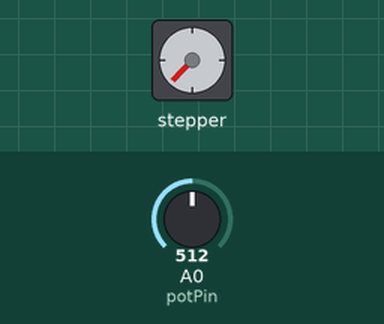
Recording of a sketch running on a simulated Arduino Uno, built with avr-gcc and run on an emulated ATmega328P. Parts: stepper motor. The test bench sets the inputs (shaded band); at power-on: A0 (potPin) = 512. Stepper angles assume 200 steps per turn.

Above: at 1.7 s.
1.8 s: A0 (potPin) set to 0
At 2.3 s:
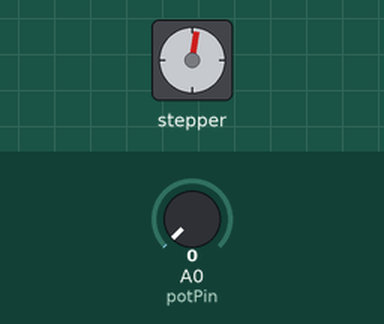
12.3 s: A0 (potPin) set to 122
At 14.42 s:
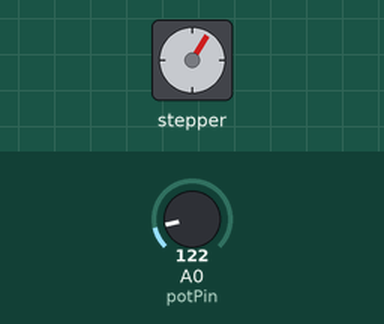
Timing chart, 0 to 21.8 s (numbered marks = the images above; inputs shaded):
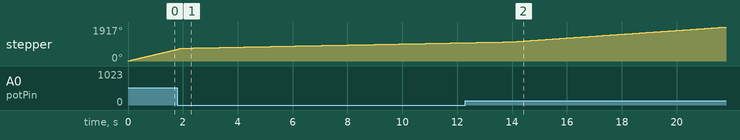

The sketch:

puller.ino
```cpp
#include <Stepper.h>

// puller setup
const int stepsPerRevolution = 200; // see NEMA 17 motor specs
const int lowSpeed = 5;
const int highSpeed = 120;
const int stepPin = 8;
const int dirPin = 9;
Stepper puller(stepsPerRevolution, stepPin, dirPin);

// knob setup
const int potPin = A0;
int potVal = 0;

void setup()
{
  pinMode(potPin, INPUT);

  puller.setSpeed(lowSpeed);

  Serial.begin(9600);
}
void loop()
{

  // get the required speed from the potentiometer
  potVal = analogRead(potPin);
  int requiredSpeed = map(potVal, 0, 1023, lowSpeed, highSpeed);

  puller.setSpeed(requiredSpeed);

  puller.step(stepsPerRevolution);
}
```
